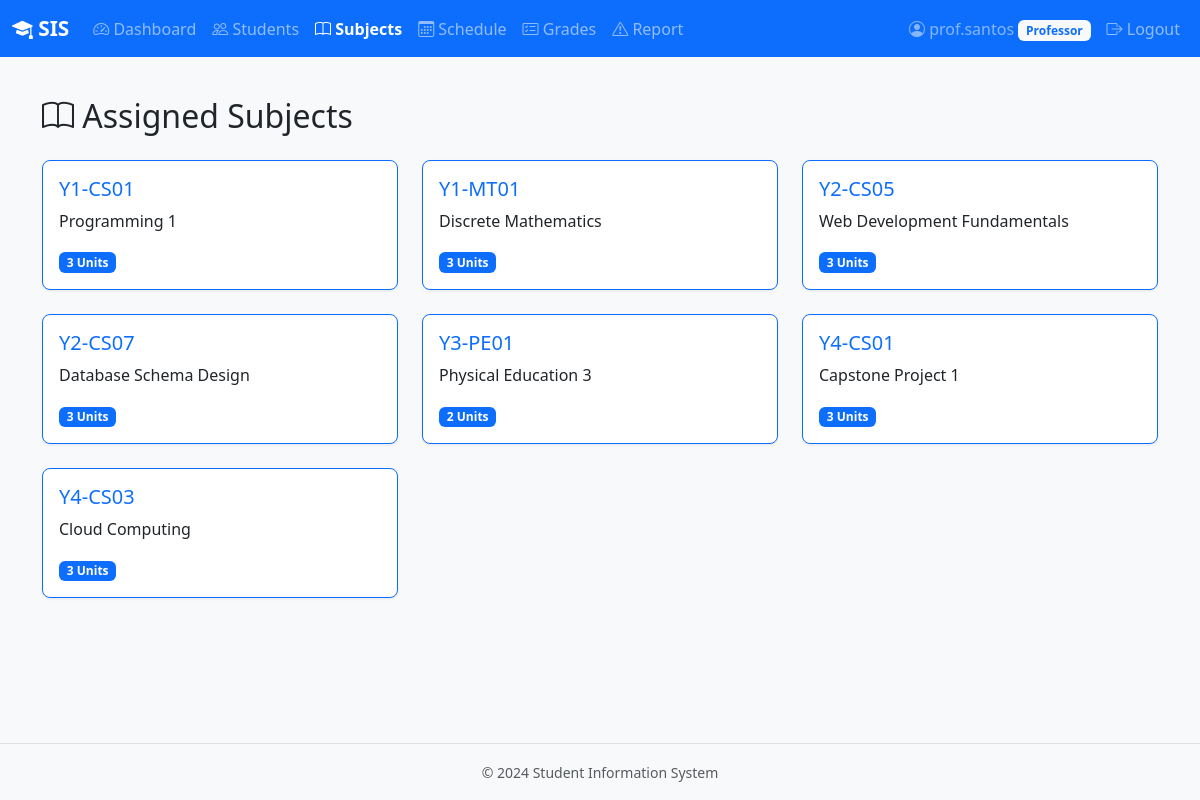
The app's page /professor/subjects (signed in) with its own data.
### backend/models.py (models this page shows, shortened)
class User(UserMixin, db.Model):
    __tablename__ = "users"
    id = db.Column(db.Integer, primary_key=True)
    username = db.Column(db.String(80), unique=True, nullable=False)
    password_hash = db.Column(db.String(256), nullable=False)
    email = db.Column(db.String(120), unique=True, nullable=False)
    role = db.Column(db.String(20), nullable=False)  # admin, professor, student
    created_at = db.Column(db.DateTime, default=datetime.utcnow)
    student = db.relationship("Student", backref="user", uselist=False, cascade="all, delete-orphan")
    professor = db.relationship("Professor", backref="user", uselist=False, cascade="all, delete-orphan")
    admin = db.relationship("Admin", backref="user", uselist=False, cascade="all, delete-orphan")

class Subject(db.Model):
    __tablename__ = "subjects"
    id = db.Column(db.Integer, primary_key=True)
    subject_code = db.Column(db.String(20), unique=True, nullable=False)
    subject_name = db.Column(db.String(120), nullable=False)
    units = db.Column(db.Integer, nullable=False, default=3)
    schedules = db.relationship("Schedule", backref="subject", lazy="dynamic")
    grades = db.relationship("Grade", backref="subject", lazy="dynamic")

### backend/routes.py (the view)
@professor_bp.route("/subjects")
@login_required
@role_required("professor")
def subjects_list():
    professor = current_user.professor
    schedules = Schedule.query.filter_by(professor_id=professor.id).all()
    subject_ids = set(s.subject_id for s in schedules)
    subjects = Subject.query.filter(Subject.id.in_(subject_ids)).all() if subject_ids else []
    return render_template("professor/subjects.html", subjects=subjects)

### backend/auth.py (called while the page is built)
@login_manager.user_loader
def load_user(user_id):
    return User.query.get(int(user_id))

def role_required(*roles):
    def decorator(f):
        @wraps(f)
        def decorated_function(*args, **kwargs):
            if not current_user.is_authenticated:
                return redirect(url_for("auth.login"))
            if current_user.role not in roles:
                flash("You do not have permission to access that page.", "danger")
                abort(403)
            return f(*args, **kwargs)
        return decorated_function
    return decorator

### frontend/templates/professor/subjects.html (shortened to what this page needs)
{% extends "base.html" %}
{% block nav_items %}
<li class="nav-item"><a class="nav-link" href="{{ url_for('professor.dashboard') }}"><i class="bi bi-speedometer2"></i> Dashboard</a></li>
<li class="nav-item"><a class="nav-link" href="{{ url_for('professor.students_list') }}"><i class="bi bi-people"></i> Students</a></li>
<li class="nav-item"><a class="nav-link active" href="{{ url_for('professor.subjects_list') }}"><i class="bi bi-book"></i> Subjects</a></li>
<li class="nav-item"><a class="nav-link" href="{{ url_for('professor.schedule_view') }}"><i class="bi bi-calendar3"></i> Schedule</a></li>
<li class="nav-item"><a class="nav-link" href="{{ url_for('professor.grades_list') }}"><i class="bi bi-card-checklist"></i> Grades</a></li>
<li class="nav-item"><a class="nav-link" href="{{ url_for('professor.disciplinary_report') }}"><i class="bi bi-exclamation-triangle"></i> Report</a></li>
{% endblock %}
{% block content %}
<h2 class="mb-4"><i class="bi bi-book"></i> Assigned Subjects</h2>
<div class="row g-4">
    {% for subject in subjects %}
    <div class="col-md-4">
        <div class="card border-primary h-100">
            <div class="card-body">
                <h5 class="card-title text-primary">{{ subject.subject_code }}</h5>
                <p class="card-text">{{ subject.subject_name }}</p>
                <span class="badge bg-primary">{{ subject.units }} Units</span>
            </div>
        </div>
    </div>
    {% else %}
    <div class="col-12"><p class="text-muted text-center py-4">No subjects assigned.</p></div>
    {% endfor %}
</div>
{% endblock %}

### frontend/templates/base.html (shortened to what this page needs)
<!DOCTYPE html>
<html lang="en">
<head>
    <link href="https://cdn.jsdelivr.net/npm/bootstrap@5.3.2/dist/css/bootstrap.min.css" rel="stylesheet">
    <link href="https://cdn.jsdelivr.net/npm/bootstrap-icons@1.11.1/font/bootstrap-icons.css" rel="stylesheet">
    <link href="{{ url_for('static', filename='css/style.css') }}" rel="stylesheet">
</head>
<body>
    {% if current_user.is_authenticated %}
    <nav class="navbar navbar-expand-lg navbar-dark bg-primary">
        <div class="container-fluid">
            <a class="navbar-brand" href="{{ url_for(current_user.role + '.dashboard') }}">
                <i class="bi bi-mortarboard-fill"></i> SIS
            </a>
            <div class="collapse navbar-collapse" id="navbarNav">
                <ul class="navbar-nav me-auto">
                    {% block nav_items %}{% endblock %}
                </ul>
                <ul class="navbar-nav">
                    <li class="nav-item">
                        <span class="nav-link text-white-50">
                            <i class="bi bi-person-circle"></i> {{ current_user.username }}
                            <span class="badge bg-light text-primary">{{ current_user.role|title }}</span>
                        </span>
                    </li>
                    <li class="nav-item">
                        <a class="nav-link" href="{{ url_for('auth.logout') }}">
                            <i class="bi bi-box-arrow-right"></i> Logout
                        </a>
                    </li>
                </ul>
            </div>
        </div>
    </nav>
    {% endif %}
    <main class="container py-4">
        {% block content %}{% endblock %}
    </main>
    <footer class="text-center text-muted py-3 mt-auto">
        <small>&copy; 2024 Student Information System</small>
    </footer>
</body>
</html>

### frontend/static/css/style.css (style rules this page uses)
:root { --sis-primary: #0d6efd; --sis-primary-dark: #0a58ca; --sis-light: #f8f9fa; }
body { background-color: var(--sis-light); min-height: 100vh; display: flex; flex-direction: column; }
main { flex: 1; }
.navbar-brand { font-weight: 700; font-size: 1.3rem; }
.nav-link.active { font-weight: 600; }
.card { border-radius: 8px; box-shadow: 0 1px 3px rgba(0, 0, 0, 0.08); }
.card.border-primary { transition: transform 0.2s; }
footer { border-top: 1px solid #dee2e6; }

### records on screen
User: username "prof.santos", role "Professor"
Subject: subject_code "Y1-CS01", subject_name "Programming 1", units "3"
Subject: subject_code "Y1-MT01", subject_name "Discrete Mathematics", units "3"
Subject: subject_code "Y2-CS05", subject_name "Web Development Fundamentals", units "3"
Subject: subject_code "Y2-CS07", subject_name "Database Schema Design", units "3"
Subject: subject_code "Y3-PE01", subject_name "Physical Education 3", units "2"
Subject: subject_code "Y4-CS01", subject_name "Capstone Project 1", units "3"
Subject: subject_code "Y4-CS03", subject_name "Cloud Computing", units "3"
